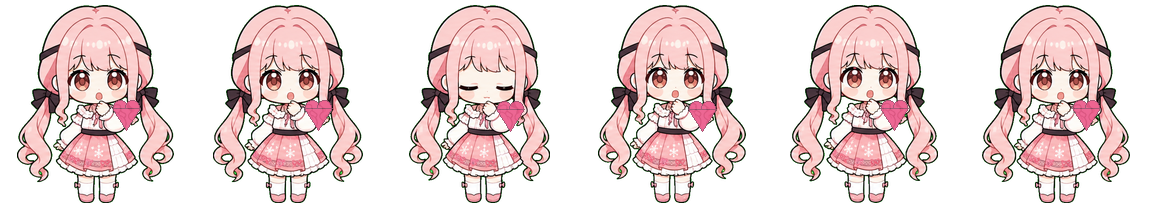
#> input picture assets/pets/nuannuan/actions/comfort.webp, 1152 x 208 px, given in place of spritesheet.webp, which was not available
$ python generate_action_strips.py
#> lines starting #> are read from the running program, lines starting #| are printed output that depends on the picture; pictures that were not available may be replaced by others from this repository, and a replacement may not be noted
from __future__ import annotations

from pathlib import Path

from PIL import Image, ImageDraw


ROOT = Path(__file__).resolve().parents[1]
PET_DIR = ROOT / "assets" / "pets" / "nuannuan"
SPRITESHEET = PET_DIR / "spritesheet.webp"
ACTIONS_DIR = PET_DIR / "actions"
CELL_W = 192
CELL_H = 208


ROWS = {
    "idle": 0,
    "waiting": 6,
    "review": 8,
}


def extract_frames(row: str, count: int = 6) -> list[Image.Image]:
    sheet = Image.open(SPRITESHEET).convert("RGBA")
    y = ROWS[row] * CELL_H
    return [
        sheet.crop((index * CELL_W, y, (index + 1) * CELL_W, y + CELL_H)).convert("RGBA")
        for index in range(count)
    ]


def compose_strip(frames: list[Image.Image]) -> Image.Image:
    strip = Image.new("RGBA", (CELL_W * len(frames), CELL_H), (0, 0, 0, 0))
    for index, frame in enumerate(frames):
        strip.alpha_composite(frame, (index * CELL_W, 0))
    return strip


def draw_book(draw: ImageDraw.ImageDraw, frame_index: int) -> None:
    y_shift = 1 if frame_index in {1, 4} else 0
    left = [(48, 134 + y_shift), (92, 126 + y_shift), (94, 166 + y_shift), (47, 174 + y_shift)]
    right = [(94, 126 + y_shift), (139, 134 + y_shift), (141, 174 + y_shift), (95, 166 + y_shift)]
    draw.polygon(left, fill=(255, 244, 222, 255), outline=(164, 102, 122, 255))
    draw.polygon(right, fill=(255, 238, 213, 255), outline=(164, 102, 122, 255))
    draw.line((94, 128 + y_shift, 95, 167 + y_shift), fill=(164, 102, 122, 255), width=2)
    for offset in (10, 20, 30):
        draw.line((58, 142 + y_shift + offset // 5, 84, 138 + y_shift + offset // 5), fill=(218, 159, 171, 255), width=1)
        draw.line((104, 138 + y_shift + offset // 5, 130, 142 + y_shift + offset // 5), fill=(218, 159, 171, 255), width=1)


def draw_thought(draw: ImageDraw.ImageDraw, frame_index: int) -> None:
    alpha = 210 + (frame_index % 2) * 35
    dots = [
        (130, 62, 7),
        (142, 50, 10),
        (158, 38, 14),
    ]
    for x, y, radius in dots:
        draw.ellipse((x - radius, y - radius, x + radius, y + radius), fill=(255, 238, 247, alpha), outline=(205, 121, 154, 230))


def draw_comfort_heart(draw: ImageDraw.ImageDraw, frame_index: int) -> None:
    y_shift = 1 if frame_index in {2, 3} else 0
    x = 126
    y = 112 + y_shift
    color = (236, 91, 139, 235)
    outline = (158, 74, 106, 230)
    draw.ellipse((x - 13, y - 12, x + 1, y + 2), fill=color, outline=outline)
    draw.ellipse((x - 1, y - 12, x + 13, y + 2), fill=color, outline=outline)
    draw.polygon([(x - 14, y - 4), (x + 14, y - 4), (x, y + 18)], fill=color, outline=outline)


def draw_snack(draw: ImageDraw.ImageDraw, frame_index: int) -> None:
    bag_shift = 1 if frame_index in {1, 4} else 0
    bag = (118, 128 + bag_shift, 153, 175 + bag_shift)
    draw.rounded_rectangle(bag, radius=6, fill=(231, 55, 73, 255), outline=(130, 51, 65, 255), width=2)
    draw.polygon([(120, 130 + bag_shift), (151, 130 + bag_shift), (146, 143 + bag_shift), (124, 142 + bag_shift)], fill=(255, 221, 86, 255))
    draw.ellipse((127, 148 + bag_shift, 145, 164 + bag_shift), fill=(255, 183, 52, 255), outline=(151, 82, 43, 255), width=1)
    draw.ellipse((82, 111 - (frame_index % 2), 98, 121 - (frame_index % 2)), fill=(255, 185, 54, 255), outline=(151, 82, 43, 255), width=1)
    draw.line((86, 116 - (frame_index % 2), 94, 114 - (frame_index % 2)), fill=(221, 94, 55, 255), width=1)


def make_action(name: str, base_row: str, drawer) -> None:
    frames = extract_frames(base_row)
    output_frames = []
    for index, frame in enumerate(frames):
        overlay = Image.new("RGBA", frame.size, (0, 0, 0, 0))
        draw = ImageDraw.Draw(overlay)
        drawer(draw, index)
        frame.alpha_composite(overlay)
        output_frames.append(frame)
    compose_strip(output_frames).save(ACTIONS_DIR / f"{name}.webp", "WEBP", lossless=True, quality=100, method=6)


def make_contact_sheet(action_names: list[str]) -> None:
    cell_gap = 8
    sheet = Image.new("RGBA", (CELL_W * 6, (CELL_H + cell_gap) * len(action_names)), (255, 250, 253, 255))
    for row, name in enumerate(action_names):
        strip = Image.open(ACTIONS_DIR / f"{name}.webp").convert("RGBA")
        sheet.alpha_composite(strip, (0, row * (CELL_H + cell_gap)))
    sheet.save(ACTIONS_DIR / "generated-actions-contact-sheet.png")


def main() -> None:
    ACTIONS_DIR.mkdir(parents=True, exist_ok=True)
    make_action("reading", "review", draw_book)
#> in extract_frames, sheet is the input picture: PIL image 1152x208 RGBA; mean R, G, B, A 100.9, 104.3, 82.7, 119.9
#> in make_action, `frames = extract_frames(base_row)`: frames = 6 items
#> the loop in make_action, `for index, frame in enumerate(frames):` made 6 passes
#> after the loop in make_action, `for index, frame in enumerate(frames):`:
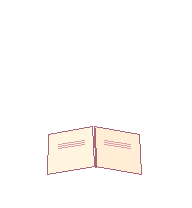
#> overlay: PIL image 192x208 RGBA; mean R, G, B, A 23.3, 21.3, 19.7, 24.3; transparent parts drawn white
#> in compose_strip, `strip = Image.new("RGBA", (CELL_W * len(frames), CELL_H), (0, 0, 0, 0))`: strip: PIL image 1152x208 RGBA; every value is 0
#> the loop in compose_strip, `for index, frame in enumerate(frames):` made 6 passes
#> after the loop in compose_strip, `for index, frame in enumerate(frames):`:
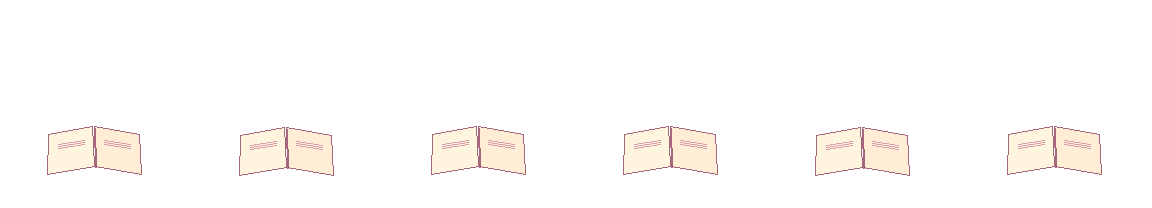
#> strip: PIL image 1152x208 RGBA; mean R, G, B, A 23.3, 21.3, 19.7, 24.3; transparent parts drawn white
    make_action("thinking", "review", draw_thought)
#> the loop in make_action (call 2), `for index, frame in enumerate(frames):` made 6 passes
#> the loop in compose_strip (call 2), `for index, frame in enumerate(frames):` made 6 passes
#> after the loop in compose_strip (call 2), `for index, frame in enumerate(frames):`:
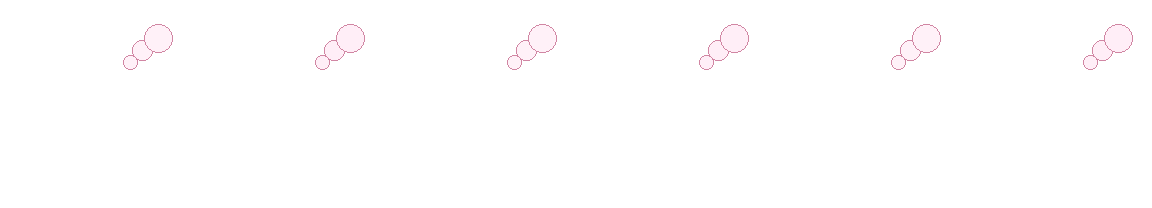
#> strip: PIL image 1152x208 RGBA; mean R, G, B, A 7, 6.3, 6.6, 6.4; transparent parts drawn white
    make_action("comfort", "waiting", draw_comfort_heart)
#> the loop in compose_strip (call 3), `for index, frame in enumerate(frames):` made 6 passes
#> after the loop in compose_strip (call 3), `for index, frame in enumerate(frames):`:
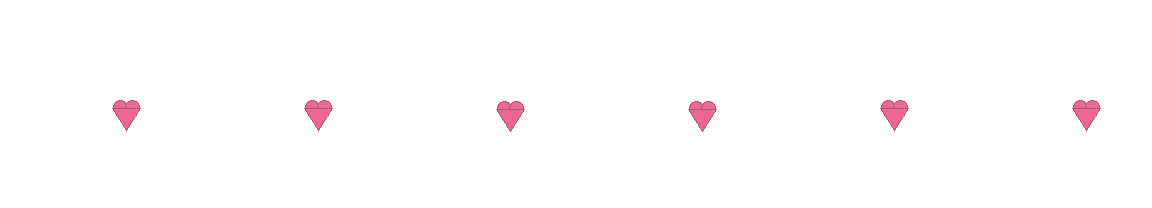
#> strip: PIL image 1152x208 RGBA; mean R, G, B, A 2.9, 1.2, 1.7, 3.1; transparent parts drawn white
    make_action("snack", "idle", draw_snack)
#> call 4 of make_action, with name = 'snack', base_row = 'idle'
#> the loop in make_action (call 4), `for index, frame in enumerate(frames):` made 6 passes
#> after the loop in make_action (call 4), `for index, frame in enumerate(frames):`:
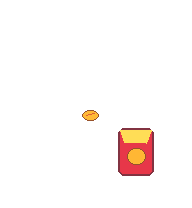
#> overlay: PIL image 192x208 RGBA; mean R, G, B, A 10.1, 5, 3.2, 11.7; transparent parts drawn white
#> the loop in compose_strip (call 4), `for index, frame in enumerate(frames):` made 6 passes
#> after the loop in compose_strip (call 4), `for index, frame in enumerate(frames):`:
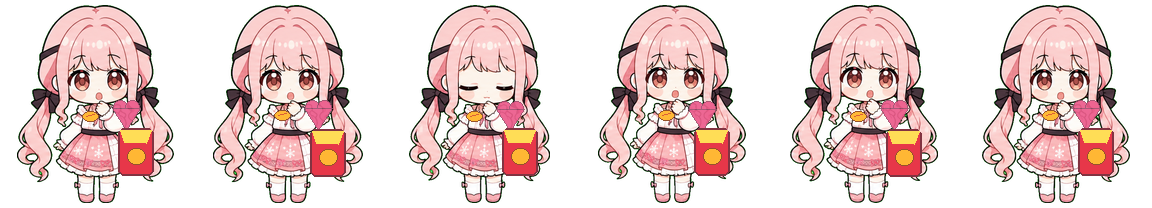
#> strip: PIL image 1152x208 RGBA; mean R, G, B, A 100.7, 81.6, 76.8, 123.8; transparent parts drawn white
    make_contact_sheet(["reading", "thinking", "comfort", "snack"])
#> in make_contact_sheet, `sheet.save(ACTIONS_DIR / "generated-actions-contact-sheet.png")`:
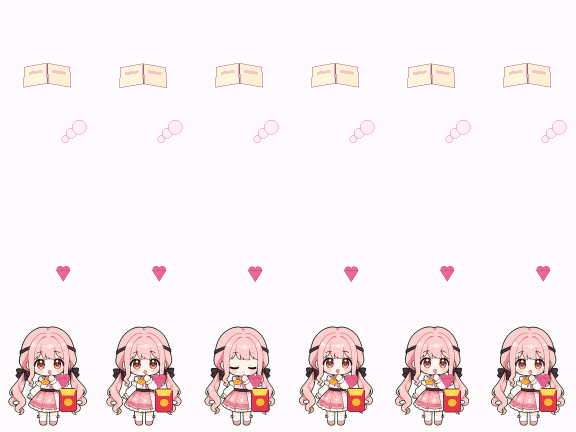
#> saved as generated-actions-contact-sheet.png: PIL image 1152x864 RGBA (shown at 1/2 size); mean R, G, B, A 248.9, 238.4, 240.2, 255


if __name__ == "__main__":
    main()
